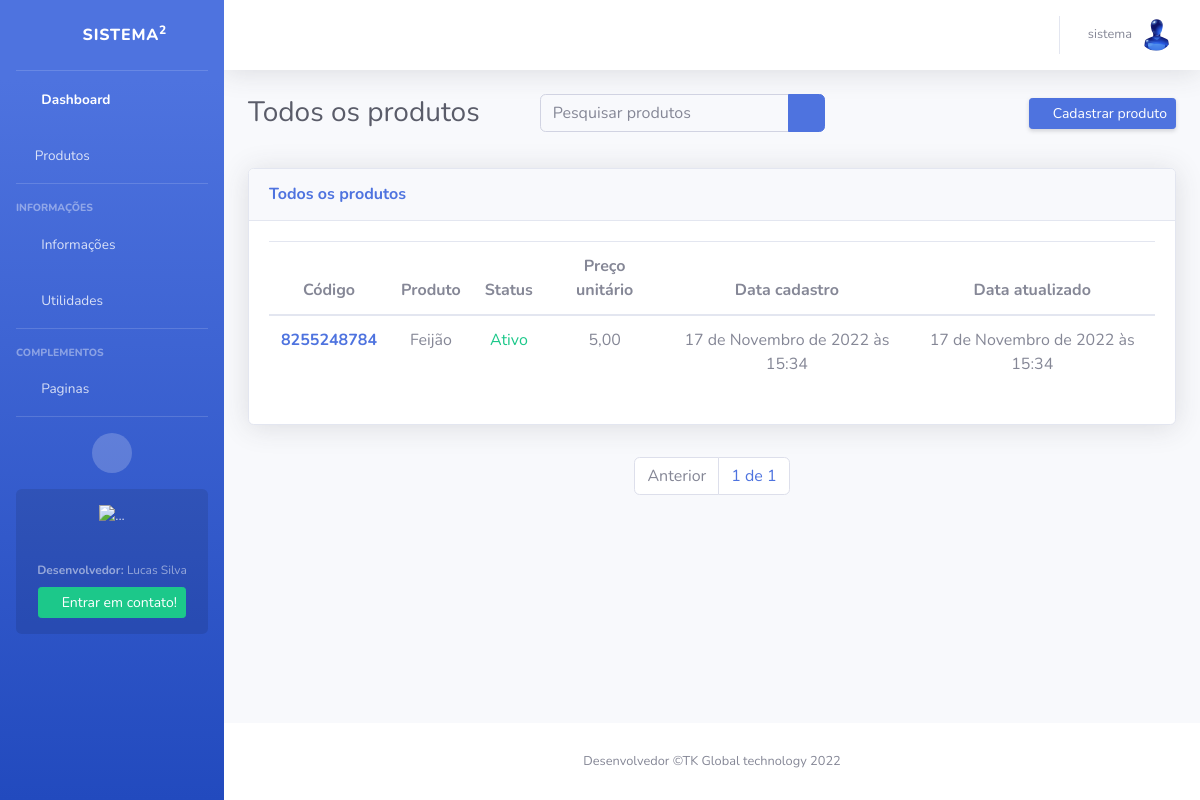
Screenshot of /produtos/todos/ (signed in) with the database file from the repository.
### apps/users/models/user_model.py (models this page shows, shortened)
class ProfileUser(models.Model):
    user = models.OneToOneField(User, on_delete=models.CASCADE)
    idade = models.BigIntegerField(null=True, blank=True, default=0, db_column='idade')
    cidade = models.CharField(max_length=20, null=True, blank=True, db_column='cidade')
    contato = models.CharField(max_length=11, null=True, blank=True, db_column='contato')
    endereco = models.CharField(max_length=20, null=True, blank=True, db_column='endereco')
    numero_casa = models.BigIntegerField(null=True, blank=True, db_column='numero_casa')
    data_nascimento = models.DateField(null=True, blank=True, db_column='data_nascimento')
    imagem_perfil = models.ImageField(default='usuario.png', upload_to=upload_to, null=True, blank=True, db_column='imagem_perfil')
    data_cadastro = models.DateTimeField(auto_now_add=True, db_column='data_cadastro')
    data_update = models.DateTimeField(auto_now=True, db_column='data_update')
    class Meta:
        db_table = 'profile_user'
        verbose_name = 'Perfil'
        verbose_name_plural = 'Perfis'

### apps/products/models/products.py (models this page shows, shortened)
class Products(models.Model):
    code = models.BigIntegerField(default=gerar_id, editable=False)
    created_by_user = models.ForeignKey(User, on_delete=models.CASCADE)
    name = models.CharField(max_length=50)
    value = models.DecimalField(max_digits=9, decimal_places=2)
    quantity = models.BigIntegerField(default=1, null=True, blank=True)
    amunt_sell = models.DecimalField(max_digits=9, decimal_places=2, null=True, blank=True)
    status = models.BooleanField(default=True)
    image = models.ImageField(upload_to=upload_to, default='image.jpg', null=True, blank=True)
    date_create = models.DateTimeField(auto_now_add=True)
    date_update = models.DateTimeField(auto_now=True)
    """Aqui servirá para mostrar apenas produtos do usuario"""
    class Meta:
        db_table = 'products'
        verbose_name = 'Produto'
        verbose_name_plural = 'Produtos'
        ordering = ('-date_create',)

### apps/products/views/products.py (the view, shortened to what this page needs)
# urls.py: path('todos/', AllProductsView.as_view(), name='all-products'),
class AllProductsView(LoginRequiredMixin, ListView):
    template_name = 'all-products.html'
    edirect_field_name = 'login'
    model = Products
    def get_queryset(self):
        return Products.objects.all()
    def get(self, request, *args, **kwargs):
        self.object_list = self.get_queryset()
        allow_empty = self.get_allow_empty()
        producs = Products.objects.all().order_by('-date_create')
        queryset = request.GET.get('q')
        print(queryset)
        paginator = Paginator(producs, 10)
        page = self.request.GET.get('page')
        posts = paginator.get_page(page)
        context = dict()
        context['producs'] = posts
        return self.render_to_response(context)

### apps/products/templates/all-products.html (shortened to what this page needs)
{% extends 'base.html' %}
{% load static %}
{% block body %}
<div class="container-fluid">
    <div class="d-sm-flex align-items-center justify-content-between mb-4">
        <h1 class="h3 mb-0 text-gray-800">Todos os produtos</h1>
        <form class="d-none d-sm-inline-block form-inline mr-auto ml-md-5 my-2 my-md-0 mw-100 navbar-search col-md-4" method="GET">
            <div class="input-group">
                <input name="q" value="{{ request.GET.q }}" type="search" class="form-control bg-light border-1 small" placeholder="Pesquisar produtos"
                    aria-label="Search" aria-describedby="basic-addon2">
                <div class="input-group-append">
                    <button class="btn btn-primary" type="submit">
                        <i class="fas fa-search fa-sm"></i>
                    </button>
                </div>
            </div>
        </form>
        <a href="{% url 'create-product' %}" class="d-none d-sm-inline-block btn btn-sm btn-primary shadow-sm"><i
                class="fas fa-plus-square text-white-50"></i> Cadastrar produto</a>
    </div>
        <section class="py-2">
              <div class="row">
                <div class="col-xl-12 col-lg-12">
                    <div class="card shadow mb-4">
                        <div
                            class="card-header py-3 d-flex flex-row align-items-center justify-content-between">
                            <h6 class="m-0 font-weight-bold text-primary">Todos os produtos</h6>
                            <div class="dropdown no-arrow">
                                <a class="dropdown-toggle" href="#" role="button" id="dropdownMenuLink"
                                    data-toggle="dropdown" aria-haspopup="true" aria-expanded="false">
                                    <i class="fas fa-ellipsis-v fa-sm fa-fw text-gray-400"></i>
                                </a>
                            </div>
                        </div>
                        <div class="card-body">
                            <div class="table-responsive-sm">
                                <table class="table table-hover">
                                    <thead>
                                      <tr  class="text-center">
                                        <th scope="col">Código</th>
                                        <th scope="col">Produto</th>
                                        <th scope="col">Status</th>
                                        <th scope="col">Preço unitário</th>
                                        <th scope="col">Data cadastro</th>
                                        <th scope="col">Data atualizado</th>
                                      </tr>
                                    </thead>
                                    <tbody>
                                        {% for product in producs %}
                                        <tr class="text-center">
                                            <th scope="row"><a href="{% url 'product-edit' product.pk  %}">{{product.code}}</a></th>
                                            <td>{{product.name}}</td>
                                            <td>
                                                {% if product.status == True  %}
                                                    <span class="text-success">Ativo</span>
                                                {% else %}
                                                <span class="text-danger">Desativado</span>
                                                {% endif %}
                                            </td>
                                            <td>{{product.value}}</td>
                                            <td>{{product.date_create}}</td>
                                            <td>{{product.date_update}}</td>
                                        </tr>
                                        {% endfor %}
                                    </table>
                            </div>
                        </div>
                    </div>
                </div>
            </div>
    </section>
    <nav aria-label="Navegação de página exemplo">
        <ul class="pagination justify-content-center" style="justify-content: center; display: flex;">
            {% if producs.has_previous != 0 %}
                <li class="page-item">
                    <a class="page-link" href="?page={{ producs.previous_page_number }}">Anterior</a>
                </li>
            {% else %}
                <li class="page-item disabled">
                    <a class="page-link">Anterior</a>
                </li>
            {% endif %}
                <li class="page-item">
                    <a class="page-link" href="#">{{ producs.number }} de {{ producs.paginator.num_pages }}</a>
                </li>
        </ul>
    </nav>
</div>
{% endblock body %}

### templates/navbar.html (shortened to what this page needs)
<nav class="navbar navbar-expand navbar-light bg-white topbar mb-4 static-top shadow">
    <ul class="navbar-nav ml-auto">
        <li class="nav-item dropdown no-arrow">
            <a class="nav-link dropdown-toggle" href="#" id="userDropdown" role="button"data-toggle="dropdown" aria-haspopup="true" aria-expanded="false">
                <span class="mr-2 d-none d-lg-inline text-gray-600 small">
                {% if request.user.is_authenticated %}{{ request.user.username }}</span>
                    <img class="img-profile rounded-circle" src="{{ request.user.profileuser.imagem_perfil.url }}">
                {% else %}
                    Usuário deslogado
                {% endif %}
            </a>
        </li>
    </ul>
</nav>

### rows the page displays
Products: code "8255248784", name "Feijão", status "Ativo", value "5,00", date_create "17 de Novembro de 2022 às 15:34", date_update "17 de Novembro de 2022 às 15:34"

### other values shown
{{ request.user.username }} "sistema"
{{ producs.number }} "1"
{{ producs.paginator.num_pages }} "1"
